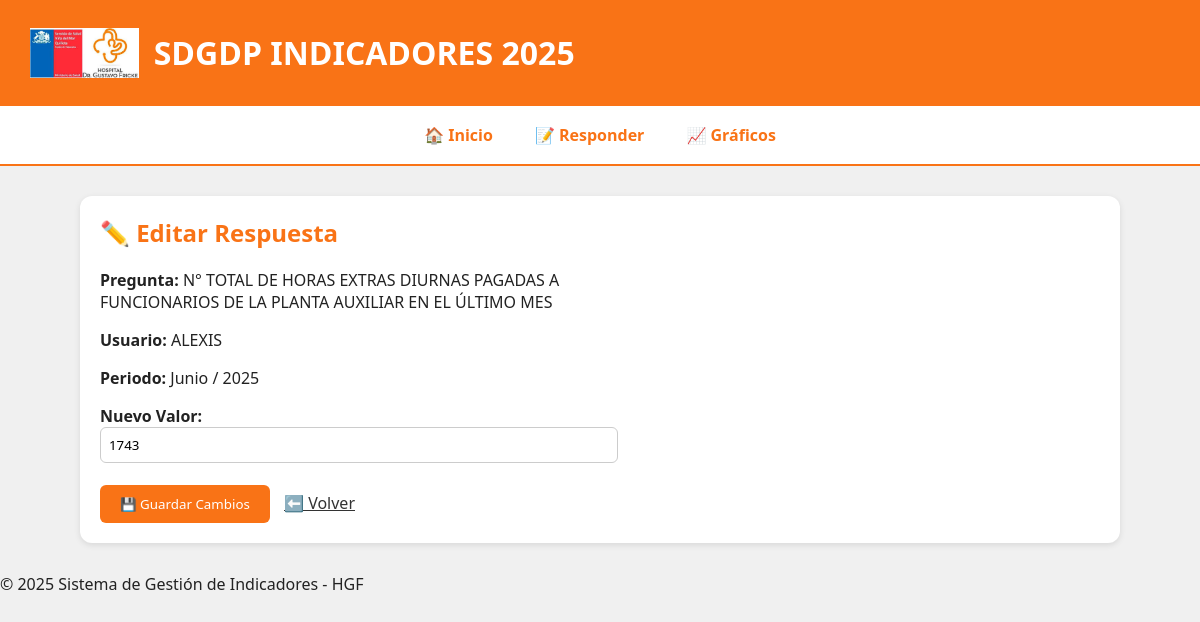
/auditoria/editar/14, run on the app's committed database.
### tables this page shows
CREATE TABLE preguntas (
    id INTEGER PRIMARY KEY AUTOINCREMENT,
    texto TEXT NOT NULL,
    tipo TEXT,
    presupuesto_id INTEGER NULL,
    unidad_id INTEGER,
    usuario_id INTEGER,
    afecta_presupuesto INTEGER DEFAULT 0,
    activo INTEGER DEFAULT 1,
    fecha_termino TEXT,
    FOREIGN KEY (presupuesto_id) REFERENCES presupuesto (id),
    FOREIGN KEY (unidad_id) REFERENCES unidad (id),
    FOREIGN KEY (usuario_id) REFERENCES usuarios (id)
);

CREATE TABLE usuarios (
    id INTEGER PRIMARY KEY AUTOINCREMENT,
    nombre TEXT NOT NULL,
    contrasena TEXT NOT NULL,
    tipo TEXT DEFAULT 'usuario',
    unidad_id INTEGER,
    activo INTEGER DEFAULT 1,
    FOREIGN KEY (unidad_id) REFERENCES unidad (id)
);

CREATE TABLE respuestas (
    id INTEGER PRIMARY KEY AUTOINCREMENT,
    pregunta_id INTEGER,
    usuario_id INTEGER,
    valor TEXT,
    mes TEXT,
    año INTEGER,
    fecha_ingreso TEXT,
    FOREIGN KEY (pregunta_id) REFERENCES preguntas (id),
    FOREIGN KEY (usuario_id) REFERENCES usuarios (id)
);

### modules/auditoria.py (the view)
@auditoria_bp.route("/auditoria/editar/<int:id>", methods=["GET", "POST"])
def auditoria_editar(id):
    db = get_db()
    respuesta = db.execute("""
        SELECT r.*, p.texto AS pregunta, us.nombre AS usuario
        FROM respuestas r
        JOIN preguntas p ON r.pregunta_id = p.id
        LEFT JOIN usuarios us ON r.usuario_id = us.id
        WHERE r.id=?
    """, (id,)).fetchone()
    if not respuesta:
        flash("❌ Respuesta no encontrada.", "danger")
        return redirect(url_for("auditoria.auditoria"))
    if request.method == "POST":
        nuevo_valor = request.form["valor"]
        db.execute("UPDATE respuestas SET valor=? WHERE id=?", (nuevo_valor, id))
        db.commit()
        flash("✏️ Respuesta actualizada correctamente.", "success")
        return redirect(url_for("auditoria.auditoria"))
    return render_template("editar_respuesta.html", respuesta=respuesta)

### app.py (called while the page is built)
@app.context_processor
def inject_now():
    return {'now': datetime.now}

### modules/auditoria.py (called while the page is built)
def get_db():
    conn = sqlite3.connect("database/data.db", check_same_thread=False)
    conn.row_factory = sqlite3.Row
    return conn

### templates/editar_respuesta.html
{% extends "base.html" %}
{% block content %}
<div class="module">
    <h2>✏️ Editar Respuesta</h2>
    <form method="POST" style="max-width:500px;">
        <p><b>Pregunta:</b> {{ respuesta.pregunta }}</p>
        <p><b>Usuario:</b> {{ respuesta.usuario }}</p>
        <p><b>Periodo:</b> {{ respuesta.mes }} / {{ respuesta.año }}</p>
        <label for="valor"><b>Nuevo Valor:</b></label><br>
        <input type="text" name="valor" id="valor" value="{{ respuesta.valor }}" required style="width:100%; padding:8px;">
        <br><br>
        <button type="submit" style="background:#f97316;color:white;padding:10px 20px;border:none;border-radius:6px;">💾 Guardar Cambios</button>
        <a href="/auditoria" style="margin-left:10px;color:#333;">⬅️ Volver</a>
    </form>
</div>
{% endblock %}

### static/css/style.css (style rules this page uses)
:root { --naranjo: #f97316; --blanco: #ffffff; --gris: #f0f0f0; --negro: #222; }
body { font-family: 'Segoe UI', sans-serif; background-color: var(--gris); margin: 0; padding: 0; color: var(--negro); }
.module h2 { color: var(--naranjo); margin-top: 0; }
input, select, textarea, button { padding: 8px; border-radius: 6px; border: 1px solid #ccc; font-family: inherit; }
button { background-color: var(--naranjo); color: white; border: none; cursor: pointer; }

### data on the page
preguntas: pregunta "N° TOTAL DE HORAS EXTRAS DIURNAS PAGADAS A FUNCIONARIOS DE LA PLANTA AUXILIAR EN EL ÚLTIMO MES"
usuarios: usuario "ALEXIS"
respuestas: mes "Junio", año "2025", valor "1743"
